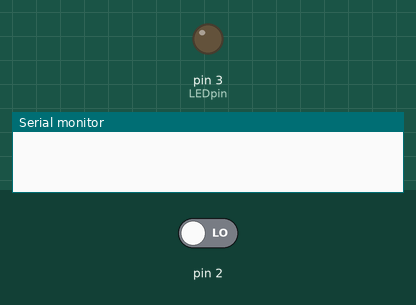
Bench run of a sketch on a simulated Arduino Uno, built with avr-gcc and run on an emulated ATmega328P. On the bench: output pins drawn as LEDs (lit = HIGH), the last lines printed to the serial monitor. Inputs (shaded band) come from the test bench; at power-on: pin 2 LOW.

Above: at 1.2 s.
1.3 s: pin 2 driven HIGH
At 2.2 s:
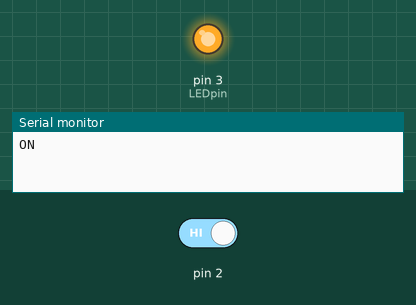
Timing chart, 0 to 4.3 s (numbered marks = the images above; inputs shaded):
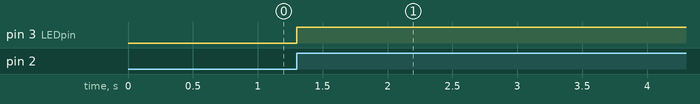

Measured:
- after the input at 1.3 s, pin 3 (LEDpin): LOW → HIGH at once

The sketch:

Photointerrupter.ino
```cpp
int LEDpin = 3;
int photoPin = 4;
void setup()
{
pinMode(photoPin, INPUT_PULLUP);
pinMode(LEDpin, OUTPUT);
Serial.begin(9600);
attachInterrupt(0, LEDON, RISING);
attachInterrupt(1, LEDOFF, FALLING);
}

void loop()
{
}

void LEDON()
{
digitalWrite(LEDpin, HIGH);
Serial.println("ON");
}

void LEDOFF()
{
digitalWrite(LEDpin, LOW);
Serial.println("OFF");
}
```
